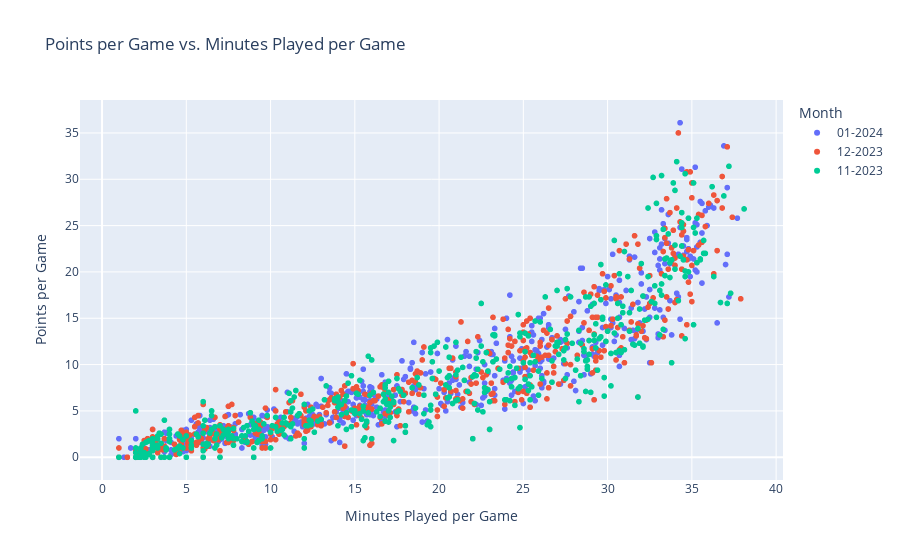

Source (notebook cell):
### Code cell
fig = px.scatter(df, x='MP', y='PTS', color='Month',
                 hover_data=['Player'],
                 labels={
                     'MP': 'Minutes Played per Game',
                     'PTS': 'Points per Game'
                 },
                 title='Points per Game vs. Minutes Played per Game')

fig.show()

### Figure 1 — Plotly figure (JSON) as saved in the notebook; plotly's stock layout.template omitted (floating-point values rounded to 4 significant figures; data arrays with more than 128 entries replaced by an {"elided": "..."} marker saying what was removed)
{"data": [{"customdata": {"elided": "575x1 str values"}, "hovertemplate": "Month=01-2024<br>Minutes Played per Game=%{x}<br>Points per Game=%{y}<br>Player=%{customdata[0]}<extra></extra>", "legendgroup": "01-2024", "marker": {"color": "#636efa", "symbol": "circle"}, "mode": "markers", "name": "01-2024", "showlegend": true, "type": "scattergl", "x": {"elided": "575 float values"}, "xaxis": "x", "y": {"elided": "575 float values"}, "yaxis": "y"}, {"customdata": {"elided": "525x1 str values"}, "hovertemplate": "Month=12-2023<br>Minutes Played per Game=%{x}<br>Points per Game=%{y}<br>Player=%{customdata[0]}<extra></extra>", "legendgroup": "12-2023", "marker": {"color": "#EF553B", "symbol": "circle"}, "mode": "markers", "name": "12-2023", "showlegend": true, "type": "scattergl", "x": {"elided": "525 float values"}, "xaxis": "x", "y": {"elided": "525 float values"}, "yaxis": "y"}, {"customdata": {"elided": "488x1 str values"}, "hovertemplate": "Month=11-2023<br>Minutes Played per Game=%{x}<br>Points per Game=%{y}<br>Player=%{customdata[0]}<extra></extra>", "legendgroup": "11-2023", "marker": {"color": "#00cc96", "symbol": "circle"}, "mode": "markers", "name": "11-2023", "showlegend": true, "type": "scattergl", "x": {"elided": "488 float values"}, "xaxis": "x", "y": {"elided": "488 float values"}, "yaxis": "y"}], "layout": {"legend": {"title": {"text": "Month"}, "tracegroupgap": 0}, "title": {"text": "Points per Game vs. Minutes Played per Game"}, "xaxis": {"anchor": "y", "domain": [0, 1], "title": {"text": "Minutes Played per Game"}}, "yaxis": {"anchor": "x", "domain": [0, 1], "title": {"text": "Points per Game"}}}}
